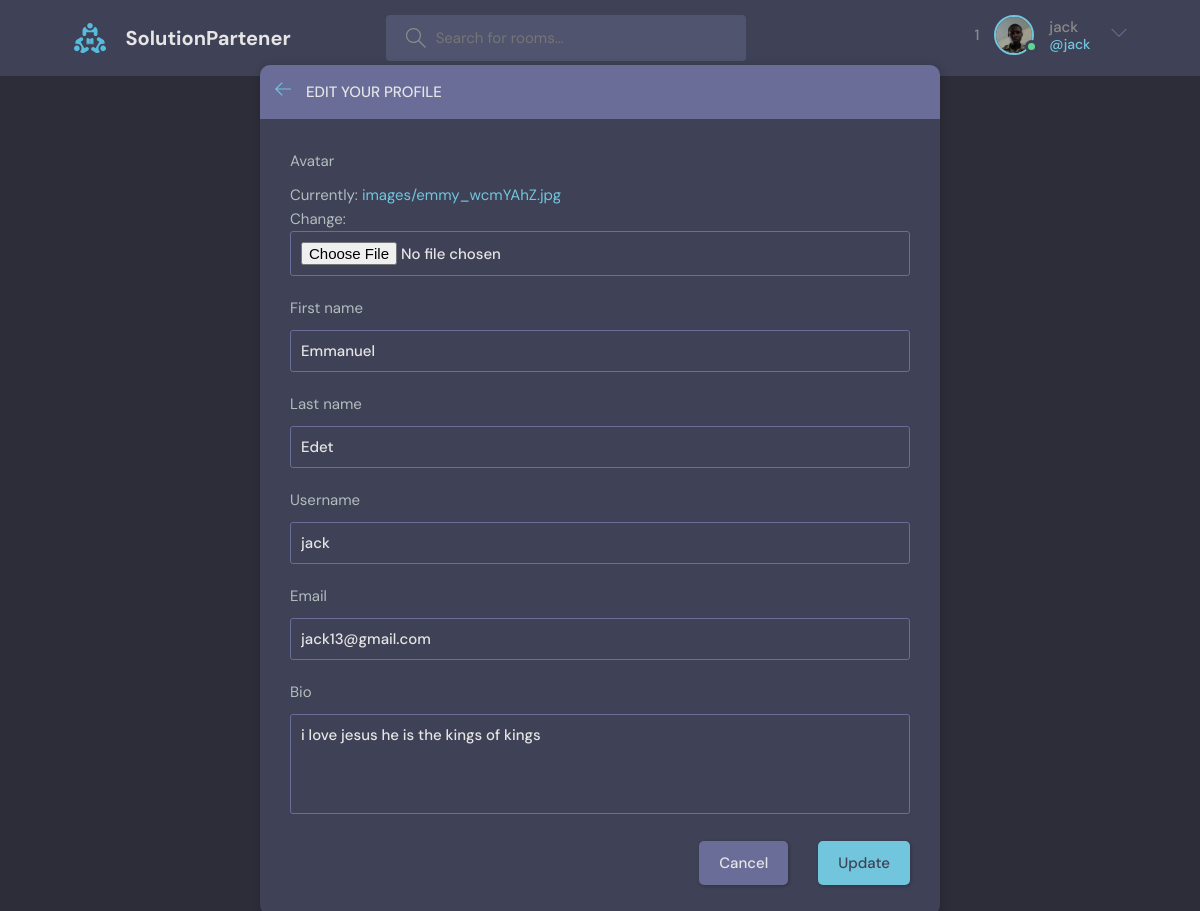
The page /update_user/ (signed in) on the database its author committed.
### Base/models.py (models this page shows)
class User(AbstractUser):
    avatar = models.ImageField(upload_to="images", default="avatar.svg")
    email = models.EmailField(null=True, unique=True)
    bio = models.TextField(null=True)
    USERNAME_FIELD = 'email'
    REQUIRED_FIELDS = ['username']

class Message(models.Model):
    user = models.ForeignKey(User, on_delete=models.SET_NULL, null=True)
    room = models.ForeignKey(Room, on_delete=models.SET_NULL, null=True)
    body = models.TextField(null=False, blank=False)
    updated = models.DateTimeField(auto_now=True)
    created = models.DateTimeField(auto_now_add=True)
    def __str__(self):
        return f'{self.body[0:50]}'
    class Meta:
        verbose_name_plural = "Messages"
        verbose_name = "Message"
        ordering = ("-updated", )

### Base/views.py (the view)
# urls.py: path('update_user/', edit_user, name="edit_user"),
@login_required(login_url='login_user')
def edit_user(request):
    user = request.user
    form = UserForm(instance=user)
    if request.method == 'POST':
        form = UserForm(request.POST, request.FILES, instance=user)
        if form.is_valid():
            form.save()
            return redirect('profile', pk=user.pk)
    context = {
        'form': form
    }
    return render(request, 'Base/edit-user.html', context)

### Base/forms.py
class UserForm(forms.ModelForm):
    class Meta:
        model = User
        fields = ['avatar', 'first_name', 'last_name', 'username', 'email', 'bio']

### Base/templates/Base/edit-user.html (shortened to what this page needs)
{% extends "base/main.html" %}
{% block content %}
    <main class="update-account layout">
        <div class="container">
            <div class="layout__box">
                <div class="layout__boxHeader">
                    <div class="layout__boxTitle">
                        <a href="{% url "profile" request.user.pk %}">
                            <svg version="1.1" xmlns="http://www.w3.org/2000/svg" width="32" height="32"
                                viewBox="0 0 32 32">
                                <title>arrow-left</title>
                                <path
                                    d="M13.723 2.286l-13.723 13.714 13.719 13.714 1.616-1.611-10.96-10.96h27.625v-2.286h-27.625l10.965-10.965-1.616-1.607z">
                                </path>
                            </svg>
                        </a>
                        <h3>Edit your profile</h3>
                    </div>
                </div>
                <div class="layout__body">
                    <form class="form" action="#" method="post" enctype="multipart/form-data">
                      {% for field in form %}
                        <div class="form__group">
                            <label for="{{field.label}}">{{field.label}}</label>
                            {{field}}
                        </div>
                        {% endfor %}
                        <div class="form__action">
                            <a class="btn btn--dark" href="{{request.META.HTTP_REFERER}}">Cancel</a>
                            <button class="btn btn--main" type="submit">Update</button>
                        </div>
                    </form>
                </div>
            </div>
        </div>
    </main>
{% endblock %}

### templates/components/nav.html (shortened to what this page needs)
{% load static %}
<div class="container">
    <a href="/" class="header__logo">
      <img src="{% static 'images/logo.svg' %}" />
      <h1>SolutionPartener</h1>
    </a>
    <form class="header__search" method="get">
      <label>
        <input type="text" placeholder="Search for rooms..." name="q"/>
      </label>
    </form>
    <nav class="header__menu">
      <div class="header__user">
        <a href="{% if request.user.is_authenticated %} {% url "profile" request.user.pk %}  {% endif %}">
          <sup> {{user.message_set.all|length}} </sup>
          <div class="avatar avatar--medium active">
            <img src="{% if request.user.is_authenticated %}{{ user.avatar.url }} {% else %} {% static "images/logo.svg" %} {% endif %}" />
          </div>
          <p>{% if request.user.is_authenticated %} {{ request.user.username }} <span>@{{ request.user.username }} </span>{% else %} hey annoymonuos {% endif %}</p>
        </a>
        <button class="dropdown-button">
          <svg version="1.1" xmlns="http://www.w3.org/2000/svg" width="32" height="32" viewBox="0 0 32 32">
            <title>chevron-down</title>
            <path d="M16 21l-13-13h-3l16 16 16-16h-3l-13 13z"></path>
          </svg>
        </button>
      </div>
    </nav>
  </div>

### rows shown on the page
User: message_set.all|length "1", avatar (picture), user.username "jack", form "Emmanuel" "Edet" "jack" "jack13@gmail.com" "i love jesus he is the kings of kings"

### other values the page prints
{{ field.label }} "Avatar" "First name" "Last name" "Username" "Email" "Bio"
